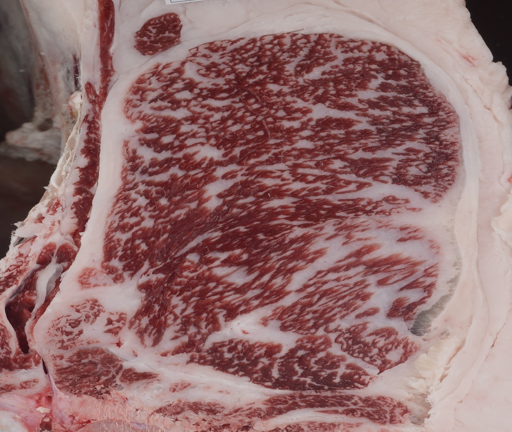
#> input picture 9week/meat.png, 512 x 432 px
$ python '[IP]202102695_장진영.py'
#> lines starting #> are read from the running program, lines starting #| are printed output that depends on the picture; after the words box and inside, x2 and y2 are one past the last pixel; in counts of white or black regions, pixels touching at a corner belong together
import cv2
import numpy as np
import matplotlib.pyplot as plt


def get_threshold_by_within_variance(intensity, p):

    """
    :param intensity: pixel 값 0 ~ 255 범위를 갖는 배열
    :param p: 상대도수 값
    :return: k: 최적의 threshold 값
    """

    ########################################################
    # TODO
    # TODO otsu_method 완성
    # TODO  1. within-class variance를 이용한 방법
    # TODO  교수님 이론 PPT 22 page 참고
    ########################################################

    # ???
    # k 까지의 p의 합
    q1 = np.zeros((256,))
    q2 = np.zeros((256,))
    for k in range(0, 256):
        for i in range(0, k + 1):
            q1[k] += p[i]
        q2[k] = 1 - q1[k]

    # k 까지의 평균
    m1 = np.zeros((256,))
    m2 = np.zeros((256,))
    for k in range(0, 256):
        for i in range(0, k + 1):
            m1[k] += intensity[i] * p[i]
        if q1[k] == 0:
            m1[k] = 0
        else:
            m1[k] = m1[k] / q1[k]

        for j in range(k + 1, 256):
            m2[k] += intensity[j] * p[j]
        if q2[k] == 0:
            m2[k] = 0
        else:
            m2[k] = m2[k] / q2[k]

    # 분산
    sigma1 = np.zeros((256,))
    sigma2 = np.zeros((256,))

    for k in range(0, 256):
        for i in range(0, k + 1):
            sigma1[k] += ((intensity[i] - m1[k]) ** 2) * p[i]
        if q1[k] == 0:
            sigma1[k] = 0
        else:
            sigma1[k] = sigma1[k] / q1[k]
        for j in range(k + 1, 256):
            sigma2[k] += ((intensity[j] - m2[k]) ** 2) * p[j]
        if q2[k] == 0:
            sigma2[k] = 0
        else:
            sigma2[k] = sigma2[k] / q2[k]

    sigma = np.zeros((256,))
    for k in range(0, 256):
        sigma[k] = q1[k] * sigma1[k] + q2[k] * sigma2[k]

    k = np.argmin(sigma)

    return k

def get_threshold_by_inter_variance(p):

    """
    :param p: 상대도수 값
    :return: k: 최적의 threshold 값
    """

    ########################################################
    # TODO
    # TODO otsu_method 완성
    # TODO  2. inter-class variance를 이용한 방법
    # TODO  Moving average를 이용하여 구현
    # TODO  교수님 이론 PPT 26 page 참고
    ########################################################

    p += 1e-7  # q1과 q2가 0일때 나눗셈을 진행할 경우 오류를 막기 위함

    # ???
    q1 = np.zeros((256,))
    q1[0] = p[0]
    for k in range(0, 255):
        q1[k + 1] = q1[k] + p[k + 1]

    m1 = np.zeros((256,))
    m1[0] = 0
    for k in range(0, 255):
        m1[k + 1] = (q1[k] * m1[k] + (k + 1) * p[k + 1]) / q1[k + 1]

    m2 = np.zeros((256,))
    temp = 0
    for i in range(1, 256):
        temp += i * p[i]
    m2[0] = temp / (1 - q1[0])

    for k in range(0, 255):
        m2[k + 1] = ((1 - q1[k]) * m2[k] - (k + 1) * p[k + 1]) / (1 - q1[k + 1])

    sigma = np.zeros((256,))
    for k in range(0, 256):
        sigma[k] = q1[k] * (1 - q1[k]) * ((m1[k] - m2[k]) ** 2)

    k = np.argmax(sigma)

    return k


def get_hist(src, mask):

    """
    :param src: gray scale 이미지
    :param mask: masking을 하기 위한 값
    :return:
    """

    #######################################################################
    # TODO mask를 적용한 히스토그램 완성
    # TODO mask 값이 0인 영역은 픽셀의 빈도수를 세지 않음
    # TODO histogram을 생성해 주는 내장함수 사용금지. np.histogram, cv2.calHist
    #######################################################################
    hist = np.zeros((256,))

    # ???
    (h, w) = src.shape

    for row in range(h):
        for col in range(w):
            if mask[row, col] != 0:
                intensity = src[row, col]
                hist[intensity] += 1

    return hist


def threshold(src, threshold, mask):
    """
    :param src: gray scale 이미지
    :param threshold: threshold 값
    :param mask: masking을 하기 위한 값
    :return:
    """

    ########################################################
    # TODO threshold 값을 이용한 이미지 값 채우기
    # TODO 0 < src <= threshold 이면 255로 채움
    # TODO mask의 값이 0인 좌표에 대해서는 값을 0으로 채움
    # TODO 이외의 영역은 모두 0으로 채움
    # TODO cv2.threshold 사용금지
    ########################################################

    h, w = src.shape
    dst = np.zeros((h, w), dtype=np.uint8)

    # ???
    for row in range(h):
        for col in range(w):
            if mask[row, col] == 0:
                dst[row, col] = 0
            else:
                if 0 < src[row, col] <= threshold:
                    dst[row, col] = 255
                else:
                    dst[row, col] = 0

    return dst


def otsu_method(src, mask):

    """
    :param src: 원본 이미지와 mask를 곱한 이미지
    :param mask: 0 or 1의 값을 갖음
            histogram과 threshold 과정시 mask 값이 0에 해당하는 index는 처리를 하지 않기 위함

    변수 정보
    hist: 위의 src에 대하여 masking을 적용한 히스토그램을 구한 배열
    intensity: 0 ~ 255의 값을 갖는 배열
    p: 상대 도수 (히스토그램의 정규화)
    k1: within variance 방식으로 구한 최적의 threshold 값
    k2: inter variance 방식으로 구한 최적의 threshold 값

    :return: 2가지 방식으로 thresholding된 결과 이미지들 (dst1, dst2)
    """

    hist = get_hist(src, mask)
    hist = hist.astype((np.int32))
    intensity = np.array([i for i in range(256)])

    ########################################################
    # TODO 상대도수 p 구하기
    # TODO 교수님 이론 PPT 17 page -> p_{i}에 해당
    ########################################################
    # p = ???
    p = hist / np.sum(hist)
    ########################################################
    # TODO otsu_method 완성
    # TODO  1. within-class variance를 이용한 방법
    # TODO      (get_threshold_by_within_variance 함수 사용)
    # TODO  2. between-class variance를 이용한 방법
    # TODO      (get_threshold_by_inter_variance 함수 사용)
    ########################################################

    k1 = get_threshold_by_within_variance(intensity, p)
    k2 = get_threshold_by_inter_variance(p)

    # k1과 k2가 같아야 한다.
    # 같지 않으면 실행 종료
    assert k1 == k2

    dst1 = threshold(src, k1, mask)
    dst2 = threshold(src, k2, mask)

    ########################################################
    # TODO Bimodal histogram 완성
    # TODO 2개의 peak에 해당하는 픽셀 값에 점 찍기
    # TODO 보고서에 결과 이미지 첨부
    ########################################################
    # Bi-modal Distribution
    plt.plot(intensity, hist)
    # plt.plot(???, ???, color='red', marker='o', markersize=6)
    # plt.plot(???, ???, color='red', marker='o', markersize=6)
    plt.plot(np.argmax(hist[:k1 + 1]), hist[np.argmax(hist[:k1 + 1])], color='red', marker='o', markersize=6)
    plt.plot(k1 + np.argmax(hist[k1 + 1:]), hist[k1 + np.argmax(hist[k1 + 1:])], color='red', marker='o', markersize=6)
    plt.xlabel('Pixel value')
    plt.ylabel('Frequency')
    plt.title('Interest region histogram')
    plt.show()

    return dst1, dst2


def main():
    meat = cv2.imread('meat.png', cv2.IMREAD_GRAYSCALE)
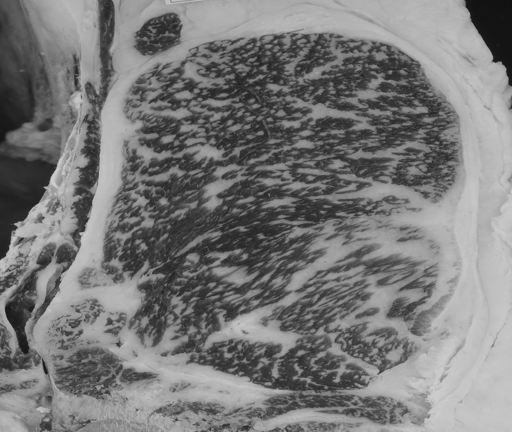
#> meat: shape (432, 512); min 17, max 209, mean 121.3
    # mask 값을 0 또는 1로 만들기 위해 255로 나누어줌
    mask = cv2.imread('mask.png', cv2.IMREAD_GRAYSCALE) / 255
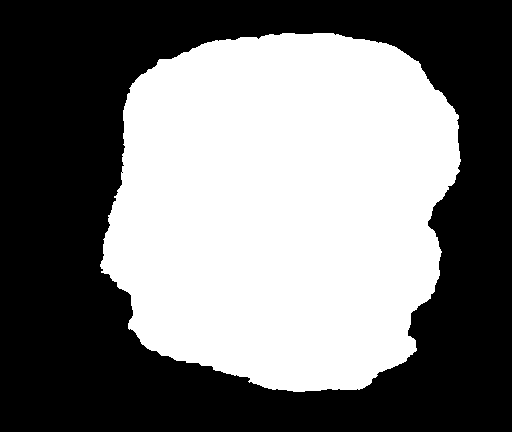
#> input picture 9week/mask.png, 512 x 432 px
#> mask: shape (432, 512) float64; values 0 (black) and 1 (white), 46.7% white; 1 white region, box (x1, y1, x2, y2) and area: (100, 33, 461, 392) 103397

    # meat.png에서 관심 영역 해당하는 부분만 따로 추출.
    src = (meat * mask).astype(np.uint8)
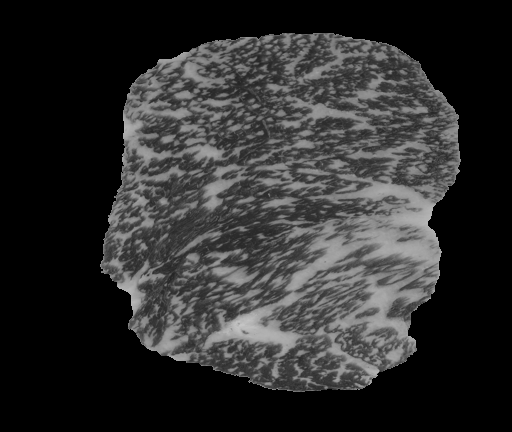
#> src: shape (432, 512); min 0, max 197, mean 45.2

    # 추출된 이미지 확인.
    cv2.imshow('original', meat)
    cv2.imshow('interest src', src)
    cv2.waitKey()
    cv2.destroyAllWindows()

    # 관심 영역 해당하는 이미지에 대하여 otsu's method 적용
    dst1, dst2 = otsu_method(src, mask)
#> after the loop in get_hist, `for row in range(h):`: hist = 256 values, max 1508 at index 56, min 0 at index 0, mean 403.9
#> in otsu_method, `p = hist / np.sum(hist)`: p = 256 values, max 0.0146 at index 56, min 0 at index 0, mean 0.00391
#> after the loop in get_threshold_by_within_variance, `for k in range(0, 256):`: q1 = 256 values from 0 to 1; q2 = 256 values, max 1 at index 0, min 3.33e-16 at index 197, mean 0.377
#> after the loop in get_threshold_by_within_variance, `for k in range(0, 256):`: m1 = 256 values from 0 to 96.6; m2 = 256 values, max 197 at index 196, min 0 at index 197, mean 103.1
#> after the loop in get_threshold_by_within_variance, `for k in range(0, 256):`: sigma1 = 256 values from 0 to 1266; sigma2 = 256 values, max 1266 at index 0, min 0 at index 197, mean 433.6
#> after the loop in get_threshold_by_within_variance, `for k in range(0, 256):`: sigma = 256 values, max 1266 at index 197, min 284.6 at index 101, mean 956.2
#> in get_threshold_by_within_variance, `k = np.argmin(sigma)`: k = 101
#> in get_threshold_by_inter_variance, `p += 1e-7`: p = 256 values, max 0.0146 at index 56, min 1e-07 at index 0, mean 0.00391
#> after the loop in get_threshold_by_inter_variance, `for k in range(0, 255):`: q1 = 256 values from 1e-07 to 1
#> after the loop in get_threshold_by_inter_variance, `for k in range(0, 255):`: m1 = 256 values from 0 to 96.6
#> the loop in get_threshold_by_inter_variance, `for i in range(1, 256):` made 255 passes
#> temp on passes 1 to 3: 1e-07, 3e-07, 6e-07
#> after the loop in get_threshold_by_inter_variance, `for i in range(1, 256):`: temp = 96.61
#> after the loop in get_threshold_by_inter_variance, `for k in range(0, 255):`: m2 = 256 values, max 471.6 at index 196, min -66.35 at index 197, mean 98.28
#> after the loop in get_threshold_by_inter_variance, `for k in range(0, 256):`: sigma = 256 values, max 981.8 at index 101, min -0.526 at index 197, mean 310
#> in get_threshold_by_inter_variance, `k = np.argmax(sigma)`: k = 101
#> after the loop in threshold, `for row in range(h):`:
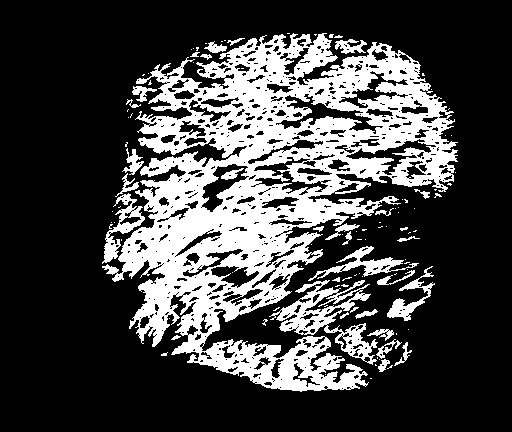
#> dst: shape (432, 512); 26.9% white; 108 white regions (76 under 20 px), largest, box (x1, y1, x2, y2) and area: (102, 33, 458, 392) 51499, (269, 280, 378, 365) 2720, (308, 246, 419, 281) 913
#> in otsu_method, `plt.show()`:
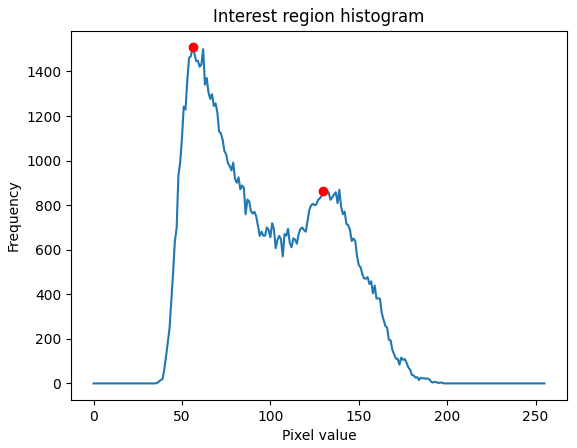
#> figure drawn by matplotlib, 1 panel; curve peaks at x = 56, y = 1508

    # True 값이 나와야함
    print("2가지 방식 결과 비교 : {}".format(np.array_equal(dst1, dst2)))
#| 2가지 방식 결과 비교 : True

    # 원본 이미지에 적용하기
    final1 = cv2.add(meat, dst1)
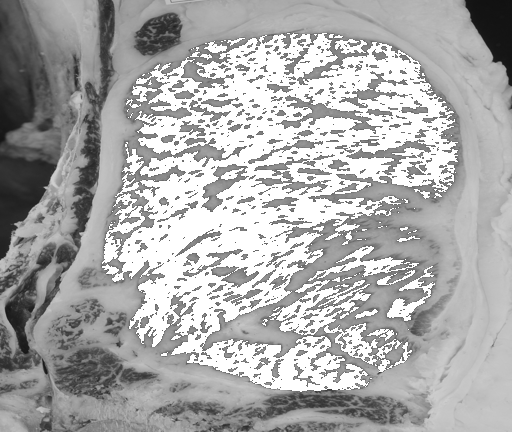
#> final1: shape (432, 512); min 17, max 255, mean 171.1
    final2 = cv2.add(meat, dst1)

    # 본인 학번 적기
    cv2.imshow('202102695 within_variance dst', dst1)
    cv2.imshow('202102695 inter_variance dst', dst2)
    cv2.imshow('202102695 final1', final1)
    cv2.imshow('202102695 final2', final2)

    cv2.waitKey()
    cv2.destroyAllWindows()

    # 보고서 첨부용
    cv2.imwrite('dst_by_within_variance.png', dst1)
    cv2.imwrite('dst_by_inter_variance.png', dst2)
    cv2.imwrite('final_by_within_variance.png', final1)
    cv2.imwrite('final_by_inter_variance.png', final2)

    return


if __name__ == '__main__':
    main()
